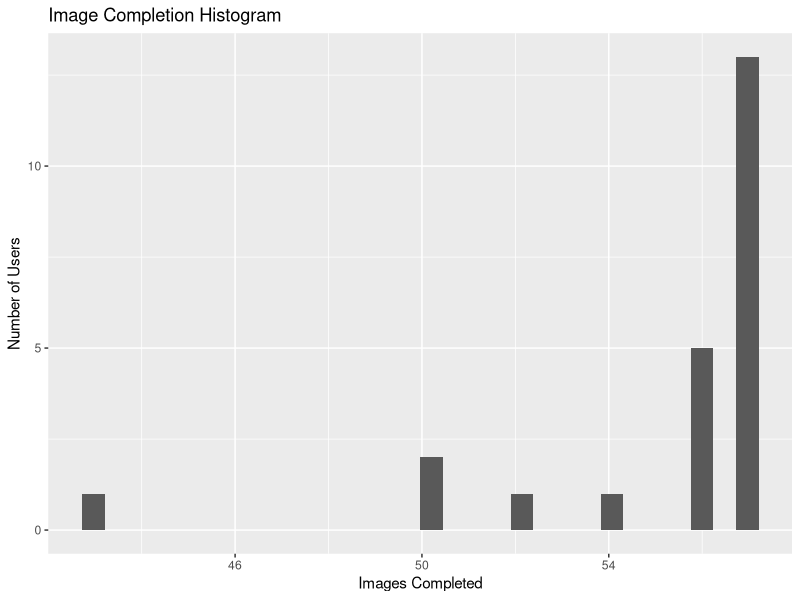
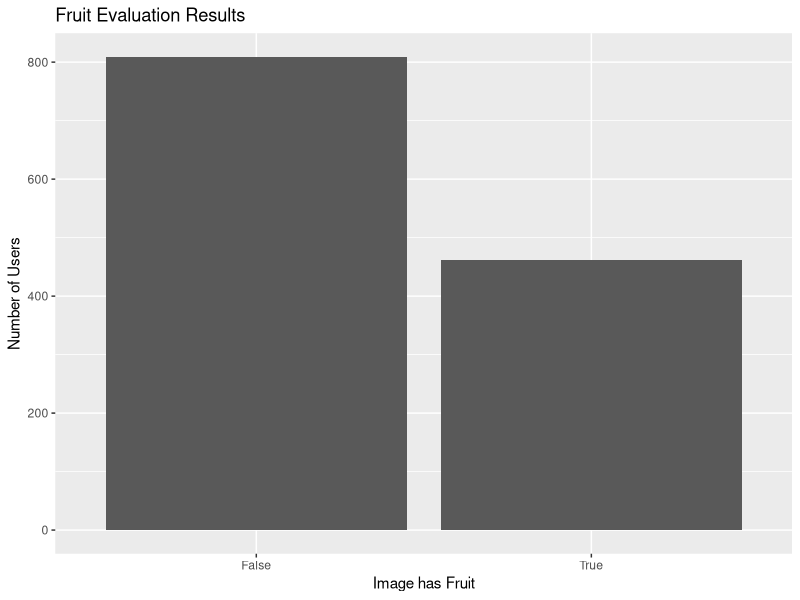

These figures' R source, in order: (Note: this script raises an error after producing the figures.)
# Libraries
library(plyr)
library(ggplot2)
library(reshape2)
library(gridExtra)

# Data
logs <- read.csv("logs.csv")
results <- read.csv("results.csv")
gold <- read.csv("goldstandard.csv")
timg <- read.csv("testimages.csv")
eng <- read.csv("engagement.csv")
dim(logs); dim(results); dim(gold); dim(timg)

# Overview
summary(gold); summary(results);

# Make a joined set
names(gold) == names(results)
all <- rbind(results,gold)
all$class[all$User == "RobJon"] <- "gold"
all$class[all$User != "RobJon"] <- "userResult"
all$class <- as.factor(all$class)

# User results entries
imgProcByUser <- count(results,"User")$freq
mean(imgProcByUser)
sd(imgProcByUser)
qplot(imgProcByUser,main="Image Completion Histogram",xlab="Images Completed",ylab="Number of Users")

# TODO: Check skips?
#actionByUser <- count(logs,"Action")$freq
#mean(imgProcByUser)
#sd(imgProcByUser)
#qplot(imgProcByUser,main="Image Completion Histogram",xlab="Images Completed",ylab="Number of Users")

# Results histograms (TODO: Fix scales for comparison)
qplot(Fruit,data=results ,main="Fruit Evaluation Results",xlab="Image has Fruit",ylab="Number of Users")

p1 <- ggplot(all, aes(x=Flower, fill=class)) + geom_histogram(binwidth=.5, position="dodge")
p2 <- ggplot(all, aes(x=Bud, fill=class)) + geom_histogram(binwidth=.5, position="dodge")
p3 <- ggplot(all, aes(x=Fruit, y=..count../sum(..count..), fill=class)) + 
  geom_histogram(binwidth=.5, position="dodge") #+ scale_y_continuous(labels = percent_format())
grid.arrange(p1, p2, p3, ncol=3)

#
# Compare to gold standard
#
images <- results #results$User == "AmusingBombay"
images$correctFlower <- "False"; images$correctBud <- "False"; images$correctFruit <- "False"
accuracyCols <- c("tpFlower","tpBud","tpFruit","tnFlower","tnBud",
                  "tnFruit","fpFlower","fpBud","fpFruit","fnFlower","fnBud","fnFruit")
images[accuracyCols] <- 0

for (i in 1:dim(images)[1]) {
  if (gold$Flower[gold$iID == images$iID[i]] == images$Flower[i]) {
    images$correctFlower[i] <- "True"
    if (images$Flower[i] == "True") {
      images$tpFlower[i] <- 1
    } else {
      images$tnFlower[i] <- 1
    }
  } else {
    if (images$Flower[i] == "True") {
      images$fpFlower[i] <- 1
    } else {
      images$fnFlower[i] <- 1
    }
  }
  
  if (gold$Bud[gold$iID == images$iID[i]] == images$Bud[i]) {
    images$correctBud[i] <- "True"
    if (images$Bud[i] == "True") {
      images$tpBud[i] <- 1
    } else {
      images$tnBud[i] <- 1
    }
  } else {
    if (images$Bud[i] == "True") {
      images$fpBud[i] <- 1
    } else {
      images$fnBud[i] <- 1
    }
  }
  
  if (gold$Fruit[gold$iID == images$iID[i]] == images$Fruit[i]) {
    images$correctFruit[i] <- "True"
    if (images$Fruit[i] == "True") {
      images$tpFruit[i] <- 1
    } else {
      images$tnFruit[i] <- 1
    }
  } else {
    if (images$Fruit[i] == "True") {
      images$fpFruit[i] <- 1
    } else {
      images$fnFruit[i] <- 1
    }
  }
}

images$correctFlower <- as.factor(images$correctFlower)
images$correctBud <- as.factor(images$correctBud)
images$correctFruit <- as.factor(images$correctFruit)

#
# Aggregate for images
#
confmat <- aggregate(cbind(tpFlower,fpFlower,tnFlower,fnFlower,
                           tpBud,fpBud,tnBud,fnBud,tpFruit,fpFruit,
                           tnFruit,fnFruit) ~ iID, images, sum)

metricCols <- c("accuracyFlower","tprFlower","fdrFlower",
             "accuracyBud","tprBud","fdrBud",
             "accuracyFruit","tprFruit","fdrFruit")

confmat[metricCols] <- 0.0

# Calculate metrics for images
for (i in 1:dim(confmat)[1]) {
  # Flowers
  confmat$accuracyFlower[i] <- (confmat$tpFlower[i] + confmat$tnFlower[i]) /
    (confmat$tpFlower[i] + confmat$tnFlower[i] + confmat$fpFlower[i] + confmat$fnFlower[i])
  confmat$tprFlower[i] <- confmat$tpFlower[i] / (confmat$tpFlower[i] + confmat$fnFlower[i])
  confmat$fdrFlower[i] <- confmat$fpFlower[i] / (confmat$tpFlower[i] + confmat$fpFlower[i])
  
  # Buds
  confmat$accuracyBud[i] <- (confmat$tpBud[i] + confmat$tnBud[i]) /
    (confmat$tpBud[i] + confmat$tnBud[i] + confmat$fpBud[i] + confmat$fnBud[i])
  confmat$tprBud[i] <- confmat$tpBud[i] / (confmat$tpBud[i] + confmat$fnBud[i])
  confmat$fdrBud[i] <- confmat$fpBud[i] / (confmat$tpBud[i] + confmat$fpBud[i])
  
  # Fruit
  confmat$accuracyFruit[i] <- (confmat$tpFruit[i] + confmat$tnFruit[i]) /
    (confmat$tpFruit[i] + confmat$tnFruit[i] + confmat$fpFruit[i] + confmat$fnFruit[i])
  confmat$tprFruit[i] <- confmat$tpFruit[i] / (confmat$tpFruit[i] + confmat$fnFruit[i])
  confmat$fdrFruit[i] <- confmat$fpFruit[i] / (confmat$tpFruit[i] + confmat$fpFruit[i])
}

tclass <- merge(confmat,timg,by="iID")
confmat <- tclass

# TODO: WTF does this mean
# Comparison of disributions for flower, bud, and fruit on accuracy, TPR, and FDR
fl1 <- qplot(confmat$accuracyFlower,xlab="Flower Classification Accuracy",ylab="Number of Images",color=confmat$TestClass) +
  coord_cartesian(xlim = c(0, 1), ylim = c(0, 35))
# fl2 <- qplot(confmat$tprFlower,xlab="Flower True Positive Rate",ylab="Number of Images",color=confmat$TestClass)
# fl3 <- qplot(confmat$fdrFlower,xlab="Flower False Discovery Rate",ylab="Number of Images",color=confmat$TestClass)
bud1 <- qplot(confmat$accuracyBud,xlab="Bud Classification Accuracy",ylab="Number of Images",color=confmat$TestClass) +
  coord_cartesian(xlim = c(0, 1), ylim = c(0, 35))
# bud2 <- qplot(confmat$tprBud,xlab="Bud True Positive Rate",ylab="Number of Images",color=confmat$TestClass)
# bud3 <- qplot(confmat$fdrBud,xlab="Bud False Discovery Rate",ylab="Number of Images",color=confmat$TestClass)
fr1 <- qplot(confmat$accuracyFruit,xlab="Fruit Classification Accuracy",ylab="Number of Images",color=confmat$TestClass) +
  coord_cartesian(xlim = c(0, 1), ylim = c(0, 35))
# fr2 <- qplot(confmat$tprFruit,xlab="Fruit True Positive Rate",ylab="Number of Images",color=confmat$TestClass)
# fr3 <- qplot(confmat$fdrFruit,xlab="Fruit False Discovery Rate",ylab="Number of Images",color=confmat$TestClass)
#grid.arrange(fl1, fl2, fl3, bud1, bud2, bud3, fr1, fr2, fr3, ncol=3)
grid.arrange(fl1, bud1, fr1, ncol=3)

# Mean and std dev distrubutions for images
# Accuracy
# distflAcc <- c(mean(confmat$accuracyFlower,na.rm=TRUE), sd(confmat$accuracyFlower,na.rm=TRUE))
# distbudAcc <- c(mean(confmat$accuracyBud,na.rm=TRUE),sd(confmat$accuracyBud,na.rm=TRUE))
# distfrAcc <- c(mean(confmat$accuracyFruit,na.rm=TRUE), sd(confmat$accuracyFruit,na.rm=TRUE))
# 
# x <- seq(0,1,length=1000);
# y <- dnorm(x,mean=distflAcc[1],sd=distflAcc[2]); qplot(x,y)
# y <- dnorm(x,mean=distbudAcc[1],sd=distbudAcc[2]); qplot(x,y)
# y <- dnorm(x,mean=distfrAcc[1],sd=distfrAcc[2]); qplot(x,y)
# 
# # True Positive Rate
# distflTpr <- c(mean(confmat$tprFlower,na.rm=TRUE), sd(confmat$tprFlower,na.rm=TRUE))
# distbudTpr <- c(mean(confmat$tprBud,na.rm=TRUE),sd(confmat$tprBud,na.rm=TRUE))
# distfrTpr <- c(mean(confmat$tprFruit,na.rm=TRUE), sd(confmat$tprFruit,na.rm=TRUE))
# 
# x <- seq(0,1,length=1000);
# y <- dnorm(x,mean=distflTpr[1],sd=distflTpr[2]); qplot(x,y)
# y <- dnorm(x,mean=distbudTpr[1],sd=distbudTpr[2]); qplot(x,y)
# y <- dnorm(x,mean=distfrTpr[1],sd=distfrTpr[2]); qplot(x,y)
# 
# # False Discovery Rate
# distflFdr <- c(mean(confmat$fdrFlower,na.rm=TRUE), sd(confmat$fdrFlower,na.rm=TRUE))
# distbudFdr <- c(mean(confmat$fdrBud,na.rm=TRUE),sd(confmat$fdrBud,na.rm=TRUE))
# distfrFdr <- c(mean(confmat$fdrFruit,na.rm=TRUE), sd(confmat$fdrFruit,na.rm=TRUE))
# 
# # Bimodal -- either really good or bad
# x <- seq(0,1,length=1000);
# y <- dnorm(x,mean=distflFdr[1],sd=distflFdr[2]); qplot(x,y)
# y <- dnorm(x,mean=distbudFdr[1],sd=distbudFdr[2]); qplot(x,y)
# y <- dnorm(x,mean=distfrFdr[1],sd=distfrFdr[2]); qplot(x,y)

imageScores <- confmat

#
# Aggregate for users
#
users <- images
users$iID <- NULL

confmat <- aggregate(cbind(tpFlower,fpFlower,tnFlower,fnFlower,
                           tpBud,fpBud,tnBud,fnBud,tpFruit,fpFruit,
                           tnFruit,fnFruit) ~ User, users, sum)

metricCols <- c("accuracyFlower","tprFlower","fdrFlower",
                "accuracyBud","tprBud","fdrBud",
                "accuracyFruit","tprFruit","fdrFruit")

confmat[metricCols] <- 0.0

# Calculate metrics for users
for (i in 1:dim(confmat)[1]) {
  # Flowers
  confmat$accuracyFlower[i] <- (confmat$tpFlower[i] + confmat$tnFlower[i]) /
    (confmat$tpFlower[i] + confmat$tnFlower[i] + confmat$fpFlower[i] + confmat$fnFlower[i])
  confmat$tprFlower[i] <- confmat$tpFlower[i] / (confmat$tpFlower[i] + confmat$fnFlower[i])
  confmat$fdrFlower[i] <- confmat$fpFlower[i] / (confmat$tpFlower[i] + confmat$fpFlower[i])
  
  # Buds
  confmat$accuracyBud[i] <- (confmat$tpBud[i] + confmat$tnBud[i]) /
    (confmat$tpBud[i] + confmat$tnBud[i] + confmat$fpBud[i] + confmat$fnBud[i])
  confmat$tprBud[i] <- confmat$tpBud[i] / (confmat$tpBud[i] + confmat$fnBud[i])
  confmat$fdrBud[i] <- confmat$fpBud[i] / (confmat$tpBud[i] + confmat$fpBud[i])
  
  # Fruit
  confmat$accuracyFruit[i] <- (confmat$tpFruit[i] + confmat$tnFruit[i]) /
    (confmat$tpFruit[i] + confmat$tnFruit[i] + confmat$fpFruit[i] + confmat$fnFruit[i])
  confmat$tprFruit[i] <- confmat$tpFruit[i] / (confmat$tpFruit[i] + confmat$fnFruit[i])
  confmat$fdrFruit[i] <- confmat$fpFruit[i] / (confmat$tpFruit[i] + confmat$fpFruit[i])
}

# Comparison of disributions for flower, bud, and fruit on accuracy, TPR, and FDR
fl1 <- qplot(confmat$accuracyFlower,xlab="Flower Classification Accuracy",ylab="Number of Users",binwidth=0.05) + 
  coord_cartesian(xlim = c(0,1), ylim = c(0, 18))
fl2 <- qplot(confmat$tprFlower,xlab="Flower True Positive Rate",ylab="Number of Users",binwidth=0.05) +
  coord_cartesian(xlim = c(0,1), ylim = c(0, 18))
fl3 <- qplot(confmat$fdrFlower,xlab="Flower False Discovery Rate",ylab="Number of Users",binwidth=0.05) +
  coord_cartesian(xlim = c(0,1), ylim = c(0, 18))
bud1 <- qplot(confmat$accuracyBud,xlab="Bud Classification Accuracy",ylab="Number of Users",binwidth=0.05) +
  coord_cartesian(xlim = c(0,1), ylim = c(0, 18))
bud2 <- qplot(confmat$tprBud,xlab="Bud True Positive Rate",ylab="Number of Users",binwidth=0.05) +
  coord_cartesian(xlim = c(0,1), ylim = c(0, 18))
bud3 <- qplot(confmat$fdrBud,xlab="Bud False Discovery Rate",ylab="Number of Users",binwidth=0.05) +
  coord_cartesian(xlim = c(0,1), ylim = c(0, 18))
fr1 <- qplot(confmat$accuracyFruit,xlab="Fruit Classification Accuracy",ylab="Number of Users",binwidth=0.05) +
  coord_cartesian(xlim = c(0,1), ylim = c(0, 18))
fr2 <- qplot(confmat$tprFruit,xlab="Fruit True Positive Rate",ylab="Number of Users",binwidth=0.05) +
  coord_cartesian(xlim = c(0,1), ylim = c(0, 18))
fr3 <- qplot(confmat$fdrFruit,xlab="Fruit False Discovery Rate",ylab="Number of Users",binwidth=0.05) + 
  coord_cartesian(xlim = c(0,1), ylim = c(0, 18))
grid.arrange(fl1, fl2, fl3, bud1, bud2, bud3, fr1, fr2, fr3, ncol=3)

# Mean and std dev distrubutions for users
# Accuracy
# distflAcc <- c(mean(confmat$accuracyFlower,na.rm=TRUE), sd(confmat$accuracyFlower,na.rm=TRUE))
# distbudAcc <- c(mean(confmat$accuracyBud,na.rm=TRUE),sd(confmat$accuracyBud,na.rm=TRUE))
# distfrAcc <- c(mean(confmat$accuracyFruit,na.rm=TRUE), sd(confmat$accuracyFruit,na.rm=TRUE))
# 
# x <- seq(0,1,length=1000);
# y <- dnorm(x,mean=distflAcc[1],sd=distflAcc[2]); qplot(x,y)
# y <- dnorm(x,mean=distbudAcc[1],sd=distbudAcc[2]); qplot(x,y)
# y <- dnorm(x,mean=distfrAcc[1],sd=distfrAcc[2]); qplot(x,y)
# 
# # True Positive Rate -- really crappy for buds
# distflTpr <- c(mean(confmat$tprFlower,na.rm=TRUE), sd(confmat$tprFlower,na.rm=TRUE))
# distbudTpr <- c(mean(confmat$tprBud,na.rm=TRUE),sd(confmat$tprBud,na.rm=TRUE))
# distfrTpr <- c(mean(confmat$tprFruit,na.rm=TRUE), sd(confmat$tprFruit,na.rm=TRUE))
# 
# x <- seq(0,1,length=1000);
# y <- dnorm(x,mean=distflTpr[1],sd=distflTpr[2]); qplot(x,y)
# y <- dnorm(x,mean=distbudTpr[1],sd=distbudTpr[2]); qplot(x,y)
# y <- dnorm(x,mean=distfrTpr[1],sd=distfrTpr[2]); qplot(x,y)
# 
# # False Discovery Rate
# distflFdr <- c(mean(confmat$fdrFlower,na.rm=TRUE), sd(confmat$fdrFlower,na.rm=TRUE))
# distbudFdr <- c(mean(confmat$fdrBud,na.rm=TRUE),sd(confmat$fdrBud,na.rm=TRUE))
# distfrFdr <- c(mean(confmat$fdrFruit,na.rm=TRUE), sd(confmat$fdrFruit,na.rm=TRUE))
# 
# # Bimodal -- either really good or bad (bad for buds)
# x <- seq(0,1,length=1000);
# y <- dnorm(x,mean=distflFdr[1],sd=distflFdr[2]); qplot(x,y)
# y <- dnorm(x,mean=distbudFdr[1],sd=distbudFdr[2]); qplot(x,y)
# y <- dnorm(x,mean=distfrFdr[1],sd=distfrFdr[2]); qplot(x,y)

userScores <- confmat

#
# Temporal analysis
#
times <- images
times$duration <- 0.0

for (i in 1:dim(times)[1]) {
  if (i == 1) {
    times$duration[i] <- 0
  } else if (times$User[i] != times$User[i-1]){
    times$duration[i] <- 0
  } else if (times$User[i]) {
    times$duration[i] <- times$Timestamp[i] - times$Timestamp[i-1]
  }
}

# Cool hist plot of users and their durations
qplot(duration,data=times,color=User,guide=FALSE) +
  xlab("Completion Time of Image (seconds)") +
  ylab("Number of Users") +
  labs(title="Distribution of Image Completion Time Colour-Coded by User")

# Cool coloured plot of images and their duration for users
qplot(iID,duration,data=times,color=User)

#
# Aggregate temporal data
#
# Total duration for users (how can someone have played for only 2 or so minutes?!)
userDuration <- aggregate(duration ~ User, times, sum)
qplot(duration/60,data=userDuration, color=User) # minutes

# Mean duration for users
confmat <- aggregate(duration ~ User, times, mean)
qplot(duration,data=confmat)#,color=User)

# Standard dev of duration for users
confmat <- aggregate(duration ~ User, times, sd)
qplot(duration,data=confmat)#,color=User)

# Total duration for images
confmat <- aggregate(duration ~ iID, times, sum)
tclass <- merge(confmat,imageScores,by="iID")
confmat <- tclass
qplot(duration/60,data=confmat,color=TestClass)
qplot(duration/60,accuracyFlower,data=confmat,color=TestClass)
qplot(duration/60,accuracyBud,data=confmat,color=TestClass)
qplot(duration/60,accuracyFruit,data=confmat,color=TestClass)

# Mean duration for images
confmat <- aggregate(duration ~ iID, times, mean)
tclass <- merge(confmat,imageScores,by="iID")
confmat <- tclass
qplot(duration,data=confmat)#,color=User)
qplot(duration/60,accuracyFlower,data=confmat,color=TestClass)
qplot(duration/60,accuracyBud,data=confmat,color=TestClass)
qplot(duration/60,accuracyFruit,data=confmat,color=TestClass)

# Standard dev of duration for images
confmat <- aggregate(duration ~ iID, times, sd)
qplot(duration,data=confmat)#,color=User)

# Check correlation between duration and accuracy for different object types
userDurationScore <- merge(userDuration,userScores,by="User")
ggplot(userDurationScore, aes(x=duration/60, y = accuracy, color = 'Object')) + 
  geom_point(aes(y = accuracyFlower, col = "Flowers"),size=4) + 
  geom_point(aes(y = accuracyBud, col = "Buds"),size=4) +
  geom_point(aes(y = accuracyFruit, col = "Fruit"),size=4) +
  scale_y_continuous(limits = c(0, 1)) +
  labs(title="User Accuracy for Objects over Varying Test Duration") +
  xlab("Total Test Duration (minutes)") +
  ylab("Accuracy")

ggplot(userDurationScore, aes(x=duration/60, y = 'True Positive Rate', color = 'Object')) + 
  geom_point(aes(y = tprFlower, col = "Flowers"),size=4) + 
  geom_point(aes(y = tprBud, col = "Buds"),size=4) +
  geom_point(aes(y = tprFruit, col = "Fruit"),size=4) +
  scale_y_continuous(limits = c(0, 1)) +
  labs(title="User True Positive Rate for Objects over Varying Test Duration") +
  xlab("Total Test Duration (minutes)") +
  ylab("True Positive Rate")

ggplot(userDurationScore, aes(x=duration/60, y = 'False Discovery Rate', color = 'Object')) + 
  geom_point(aes(y = fdrFlower, col = "Flowers"),size=4) + 
  geom_point(aes(y = fdrBud, col = "Buds"),size=4) +
  geom_point(aes(y = fdrFruit, col = "Fruit"),size=4) +
  scale_y_continuous(limits = c(0, 1)) +
  labs(title="User False Discovery Rate for Objects over Varying Test Duration") +
  xlab("Total Test Duration (minutes)") +
  ylab("False Discovery Rate")

#
# Effects of engagement on scores
#
userEngDurationScore <- merge(userDurationScore,eng,by="User")

# Including Duration
# XXX: Use these plots
ggplot(userEngDurationScore, aes(x=duration/60, y = accuracy, color = 'Object',size=IMIInterest)) + 
  geom_point(aes(y=accuracyFlower, col = "Flowers")) + 
  geom_point(aes(y=accuracyBud, col = "Buds")) +
  geom_point(aes(y=accuracyFruit, col = "Fruit")) +
  scale_y_continuous(limits = c(0, 1)) +
  labs(title="User Accuracy for Plant Parts over Varying Test Duration") +
  xlab("Total Test Duration (minutes)") +
  ylab("Accuracy") + 
  labs(color="Plant Part", size="Interest (IMI)")

ggplot(userEngDurationScore, aes(x=duration/60, y = 'True Positive Rate', color = 'Object',size=IMIInterest)) + 
  geom_point(aes(y=tprFlower, col = "Flowers")) + 
  geom_point(aes(y=tprBud, col = "Buds")) +
  geom_point(aes(y=tprFruit, col = "Fruit")) +
  scale_y_continuous(limits = c(0, 1)) +
  labs(title="User True Positive Rate for Plant Parts over Varying Test Duration") +
  xlab("Total Test Duration (minutes)") +
  ylab("True Positive Rate") + 
  labs(color="Plant Part", size="Interest (IMI)")

ggplot(userEngDurationScore, aes(x=duration/60, y='False Discovery Rate', color='Object',size=IMIInterest)) + 
  geom_point(aes(y=fdrFlower, col = "Flowers")) + 
  geom_point(aes(y=fdrBud, col = "Buds")) +
  geom_point(aes(y=fdrFruit, col = "Fruit")) +
  scale_y_continuous(limits = c(0, 1)) +
  labs(title="User False Discovery Rate for Plant Parts over Varying Test Duration") +
  xlab("Total Test Duration (minutes)") +
  ylab("False Discovery Rate") + 
  labs(color="Plant Part", size="Interest (IMI)")

# Engagement versus Metric
# No relation!
ggplot(userEngDurationScore, aes(x=IMIInterest, y = accuracy, color = 'Object',size=4)) + 
  geom_point(aes(y=accuracyFlower, col = "Flowers")) + 
  geom_point(aes(y=accuracyBud, col = "Buds")) +
  geom_point(aes(y=accuracyFruit, col = "Fruit")) +
  scale_y_continuous(limits = c(0, 1)) +
  labs(title="User Accuracy for Objects over Varying Test Duration") +
  xlab("Interest (IMI)") +
  ylab("Accuracy")

ggplot(userEngDurationScore, aes(x=IMIInterest, y = 'True Positive Rate', color = 'Object',size=4)) + 
  geom_point(aes(y=tprFlower, col = "Flowers")) + 
  geom_point(aes(y=tprBud, col = "Buds")) +
  geom_point(aes(y=tprFruit, col = "Fruit")) +
  scale_y_continuous(limits = c(0, 1)) +
  labs(title="User True Positive Rate for Objects over Varying Test Duration") +
  xlab("Interest (IMI)") +
  ylab("True Positive Rate")

ggplot(userEngDurationScore, aes(x=IMIInterest, y='False Discovery Rate', color='Object',size=4)) + 
  geom_point(aes(y=fdrFlower, col = "Flowers")) + 
  geom_point(aes(y=fdrBud, col = "Buds")) +
  geom_point(aes(y=fdrFruit, col = "Fruit")) +
  scale_y_continuous(limits = c(0, 1)) +
  labs(title="User False Discovery Rate for Objects over Varying Test Duration") +
  xlab("Interest (IMI)") +
  ylab("False Discovery Rate")

#
# How many users is "enough" to classify image reliably?
#
runs <- 2
numUsers <- c(2,5,10)
userSet <- data.frame(unique(users$User))
colnames(userSet) <- c("User")
randImgs <- gold[sample(nrow(gold), 25, replace=FALSE),"iID"]

cols <- c("iID","numUsers","accuracyFlower","accuracyBud","accuracyFruit")
numUserScores <- data.frame(matrix(ncol = length(cols), nrow = 0))
colnames(numUserScores) <- cols

cols <- c("iID","accuracyFlower","accuracyBud","accuracyFruit")

for (j in 1:length(numUsers)) { #test on some number of random users
  numUserScore <- data.frame(matrix(ncol = length(cols), nrow = 0))
  colnames(numUserScore) <- cols
  numUserScoreTmp <- numUserScore
  for (m in 1:length(randImgs)) {   #random sampling of images
    imgRuns <- data.frame(matrix(ncol = length(cols), nrow = 0))
    colnames(imgRuns) <- cols
    for (k in 1:runs) { #average over N samplings (runs)
      # Sample random users
      randUsers <- userSet[sample(nrow(userSet), numUsers[j], replace=FALSE), "User"]
      # Simulate users applied to image
      sim <- times[times[,"iID"] == randImgs[m],]
      sim <- sim[sim$User %in% randUsers,]
      
      # Aggregate user answers
      imgScore <- aggregate(cbind(tpFlower,fpFlower,tnFlower,fnFlower,
                                 tpBud,fpBud,tnBud,fnBud,tpFruit,fpFruit,
                                 tnFruit,fnFruit) ~ iID, sim, sum)
      
      metricCols <- c("accuracyFlower","accuracyBud","accuracyFruit")
      imgScore[metricCols] <- 0.0
      
      # Calculate metrics for image sample
      for (i in 1:dim(imgScore)[1]) {
        # Flowers
        imgScore$accuracyFlower[i] <- (imgScore$tpFlower[i] + imgScore$tnFlower[i]) /
          (imgScore$tpFlower[i] + imgScore$tnFlower[i] + imgScore$fpFlower[i] + imgScore$fnFlower[i])
        # Buds
        imgScore$accuracyBud[i] <- (imgScore$tpBud[i] + imgScore$tnBud[i]) /
          (imgScore$tpBud[i] + imgScore$tnBud[i] + imgScore$fpBud[i] + imgScore$fnBud[i])
        # Fruit
        imgScore$accuracyFruit[i] <- (imgScore$tpFruit[i] + imgScore$tnFruit[i]) /
          (imgScore$tpFruit[i] + imgScore$tnFruit[i] + imgScore$fpFruit[i] + imgScore$fnFruit[i])
      }
      
      # Append to run data
      imgRuns <- rbind(imgRuns, imgScore[,cols])
    }
    # Aggregate (mean) over runs
    imgRunScore <- aggregate(cbind(accuracyFlower, accuracyBud,
                                   accuracyFruit) ~ iID, imgRuns, mean)
    # Append to num user data
    numUserScoreTmp <- rbind(numUserScoreTmp, imgRunScore)
    numUserScore <- numUserScoreTmp
    numUserScore$numUsers <- numUsers[j]
  }
  # Append num user data to overall data
  numUserScores <- rbind(numUserScores, numUserScore)
}

# Plot numUsers against Accuracy
ggplot(numUserScores, aes(x=numUsers, y=accuracy, color='Object',size=4)) + 
  geom_point(aes(y=accuracyFlower, col = "Flowers")) + 
  geom_point(aes(y=accuracyBud, col = "Buds")) +
  geom_point(aes(y=accuracyFruit, col = "Fruit")) +
  scale_y_continuous(limits = c(0, 1)) +
  labs(title="Accuracy on Images for Objects for Number of Users Given Image") +
  xlab("Number of Users Given Image") +
  ylab("Accuracy")

ggplot(numUserScores, aes(accuracyFlower, fill = as.factor(numUsers))) +
  geom_density(alpha = 0.7) +
  ylim(0,6) +
  xlab("Flower Accuracy") +
  ylab("Density")
# XXX: These plots -- two of them
ggplot(numUserScores, aes(accuracyBud, fill = as.factor(numUsers))) +
  geom_density(alpha = 0.7) +
  ylim(0,6) +
  xlab("Bud Accuracy") +
  ylab("Density") + 
  labs(title="Consensus Scoring of Buds with Variable Number of Users using Random Sampling",
       fill="Number of Users")
ggplot(numUserScores, aes(accuracyFruit, fill = as.factor(numUsers))) +
  geom_density(alpha = 0.7) +
  ylim(0,6) +
  xlab("Fruit Accuracy") +
  ylab("Density") + 
  labs(title="Consensus Scoring of Fruit with Variable Number of Users using Random Sampling",
       fill="Number of Users")
